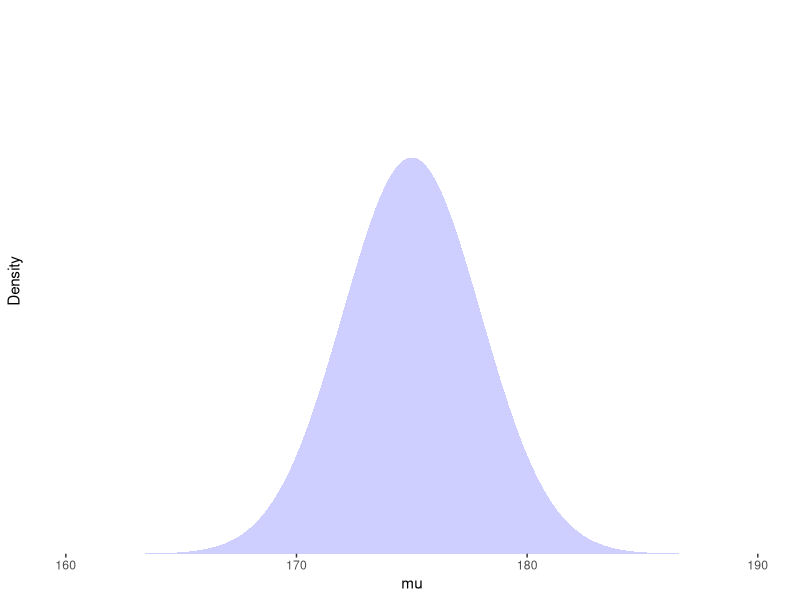
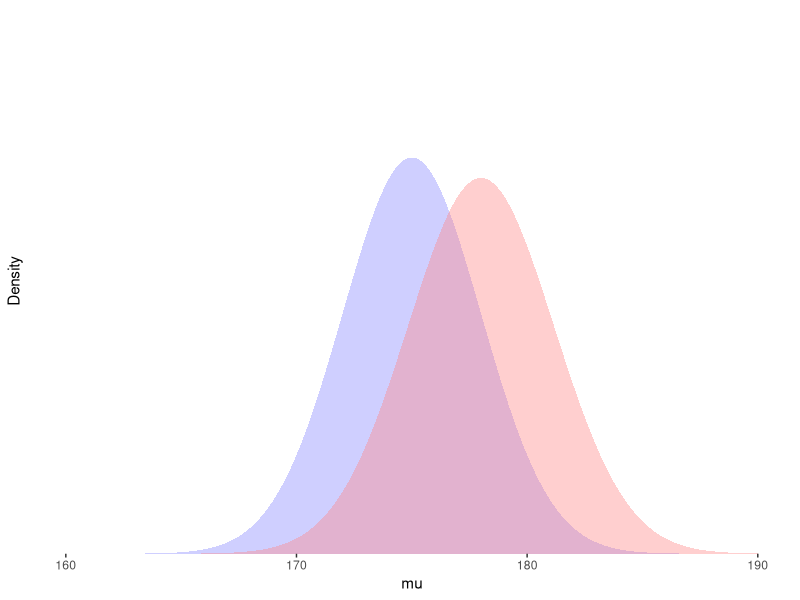
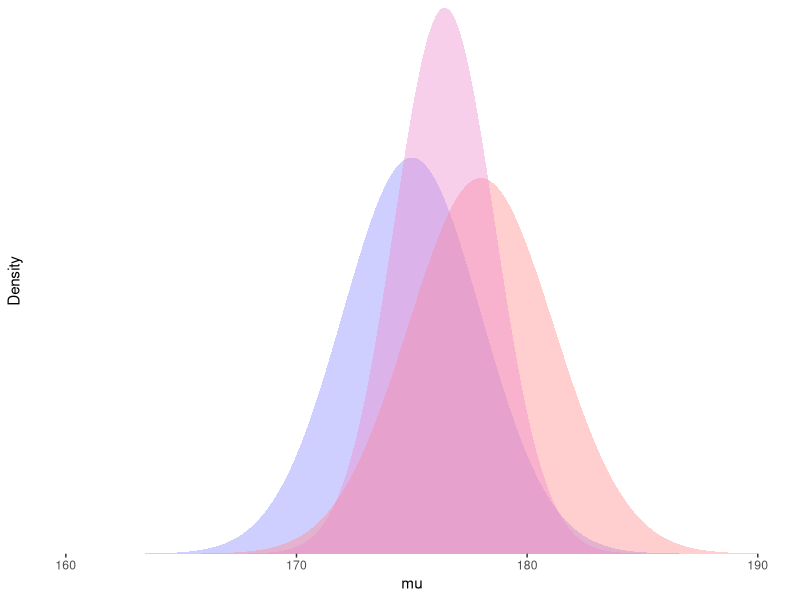
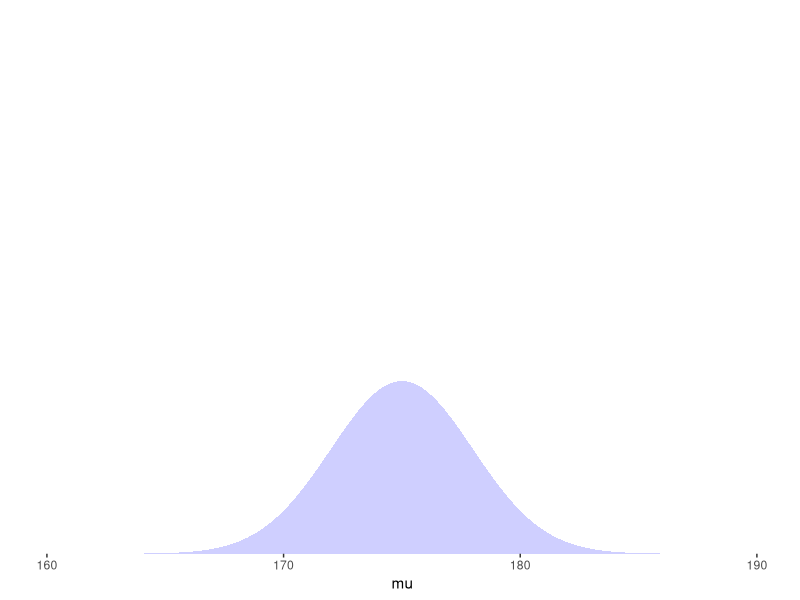
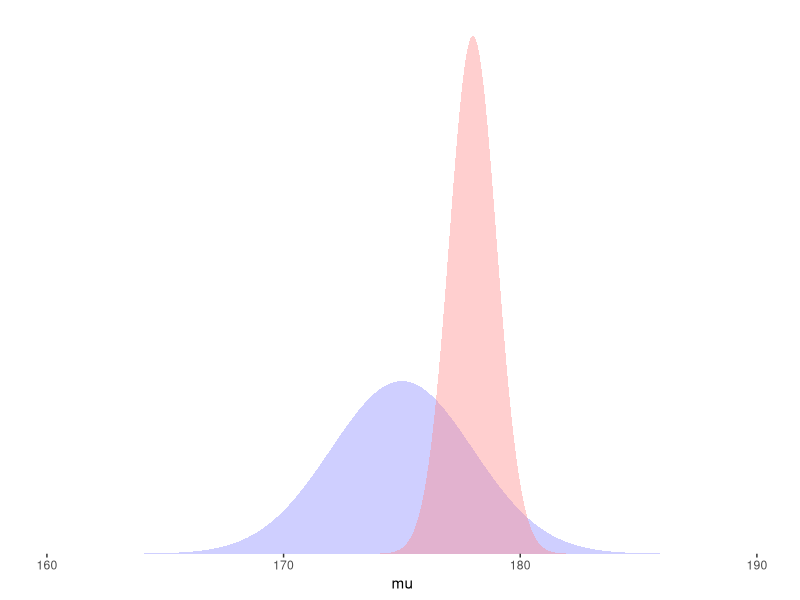
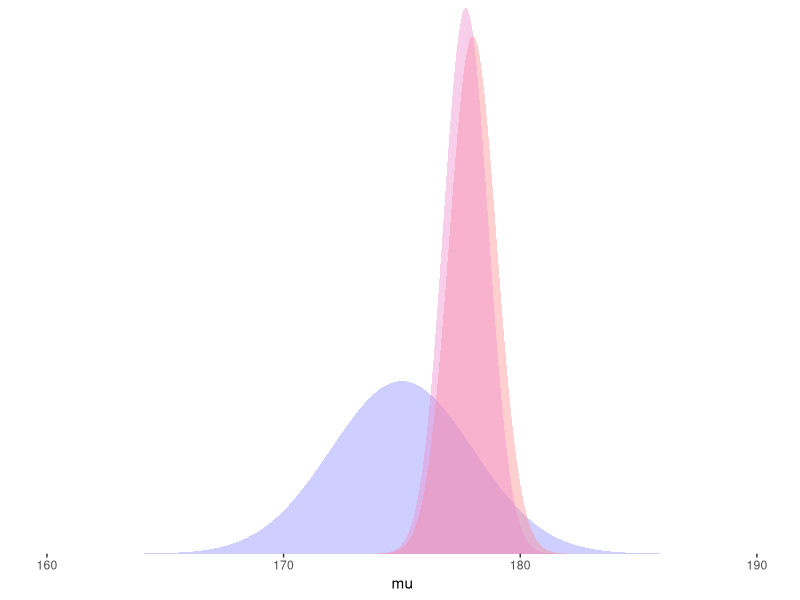
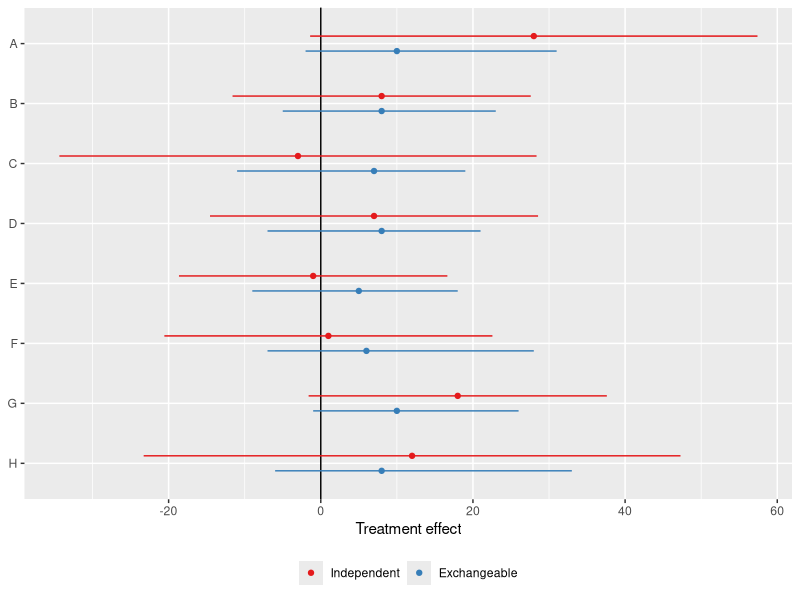

These charts were generated, in order, by the following R code:
## ---- chunk 1
library(tidyverse)
library(kableExtra, exclude = "group_rows")
## ---- chunk 2
sigma <- 10
mu_0 <- 175; tau_0 <- 3
n <- 10; y_bar <- 178
density_tbl <- tibble(
    mu = seq(160, 190, length.out = 99999),
    prior = dnorm(mu, mu_0, tau_0),
    likelihood = dnorm(mu, y_bar, sigma/sqrt(n)),
    posterior = dnorm(mu, (mu_0 / tau_0^2 + y_bar / (sigma^2 / n)) / (1 / tau_0^2 + n / sigma^2), sqrt(1 / (1 / tau_0^2 + n / sigma^2)))
)
ymax <- max(density_tbl$prior, density_tbl$likelihood, density_tbl$posterior)
## ---- chunk 3
p1 <- ggplot(density_tbl, aes(mu)) +
    geom_area(aes(y = prior), linetype = 0, fill = "#8888FF66", stat = "identity", position = "identity") +
    scale_x_continuous(limits = c(160, 190)) +
    scale_y_continuous("Density", limits = c(0, ymax), expand = c(0, 0)) +
    theme(axis.line.y = element_blank(), axis.ticks.y = element_blank(), axis.text.y = element_blank(),
          axis.line.x = element_blank(), panel.grid = element_blank(),
          panel.background = element_blank(), plot.background = element_blank())
p2 <- p1 +
  geom_area(aes(y = likelihood), linetype = 0, fill = "#FF888866", stat = "identity", position = "identity")
p3 <- p2 +
  geom_area(aes(y = posterior), linetype = 0, fill = "#EE88CC66", stat = "identity", position = "identity")
ggsave("images/density-1.png", p1, width = 6, height = 4)
ggsave("images/density-2.png", p2, width = 6, height = 4)
ggsave("images/density-3.png", p3, width = 6, height = 4)
## ---- chunk 4
n2 <- 100
density_tbl2 <- density_tbl %>% 
  mutate(
  likelihood2 = dnorm(mu, y_bar, sigma/sqrt(n2)),
  posterior2 = dnorm(mu, (mu_0 / tau_0^2 + y_bar / (sigma^2 / n2)) / (1 / tau_0^2 + n2 / sigma^2), sqrt(1 / (1 / tau_0^2 + n2 / sigma^2)))
)

ymax2 <- max(density_tbl2$prior, density_tbl2$likelihood2, density_tbl2$posterior2)

p4 <- ggplot(density_tbl2, aes(mu)) +
    geom_area(aes(y = prior), linetype = 0, fill = "#8888FF66", stat = "identity", position = "identity") +
    scale_x_continuous(limits = c(160, 190)) +
    scale_y_continuous(NULL, limits = c(0, ymax2), expand = c(0, 0)) +
    theme(axis.line.y = element_blank(), axis.ticks.y = element_blank(), axis.text.y = element_blank(),
          axis.line.x = element_blank(), panel.grid = element_blank(),
          panel.background = element_blank(), plot.background = element_blank())
p5 <- p4 +
  geom_area(aes(y = likelihood2), linetype = 0, fill = "#FF888866", stat = "identity", position = "identity")
p6 <- p5 +
  geom_area(aes(y = posterior2), linetype = 0, fill = "#EE88CC66", stat = "identity", position = "identity")
ggsave("images/more-data-1.png", p4, width = 6, height = 10)
ggsave("images/more-data-2.png", p5, width = 6, height = 10)
ggsave("images/more-data-3.png", p6, width = 6, height = 10)
## ---- chunk 5
eightschools <- tibble(
  school = factor(rep(LETTERS[1:8], 2), rev(LETTERS[1:8])),
  model = factor(rep(c("Independent", "Exchangeable"), each = 8), c("Independent", "Exchangeable")),
  effect = c(28, 8, -3, 7, -1, 1, 18, 12, 10, 8, 7, 8, 5, 6, 10, 8),
  se = c(15, 10, 16, 11, 9, 11, 10, 18, rep(NA, 8)),
  lower = if_else(!is.na(se), effect - qnorm(0.975) * se, 
                  c(rep(NA, 8), -2, -5, -11, -7, -9, -7, -1, -6)),
  upper = if_else(!is.na(se), effect + qnorm(0.975) * se, 
                  c(rep(NA, 8), 31, 23, 19, 21, 18, 28, 26, 33))
)
p_8schools <- eightschools %>% 
  ggplot(aes(school, effect, ymin = lower, ymax = upper, colour = model)) +
  geom_hline(yintercept = 0) +
  geom_linerange(position = position_dodge(width = -0.5), show.legend = FALSE) +
  geom_point(position = position_dodge(width = -0.5)) +
  scale_y_continuous("Treatment effect") +
  scale_x_discrete(NULL) +
  scale_color_brewer(NULL, type = "qual", palette = 6) +
  coord_flip() +
  theme(legend.position = "bottom")

ggsave("images/8-schools.png", p_8schools, width = 6, height = 6)
